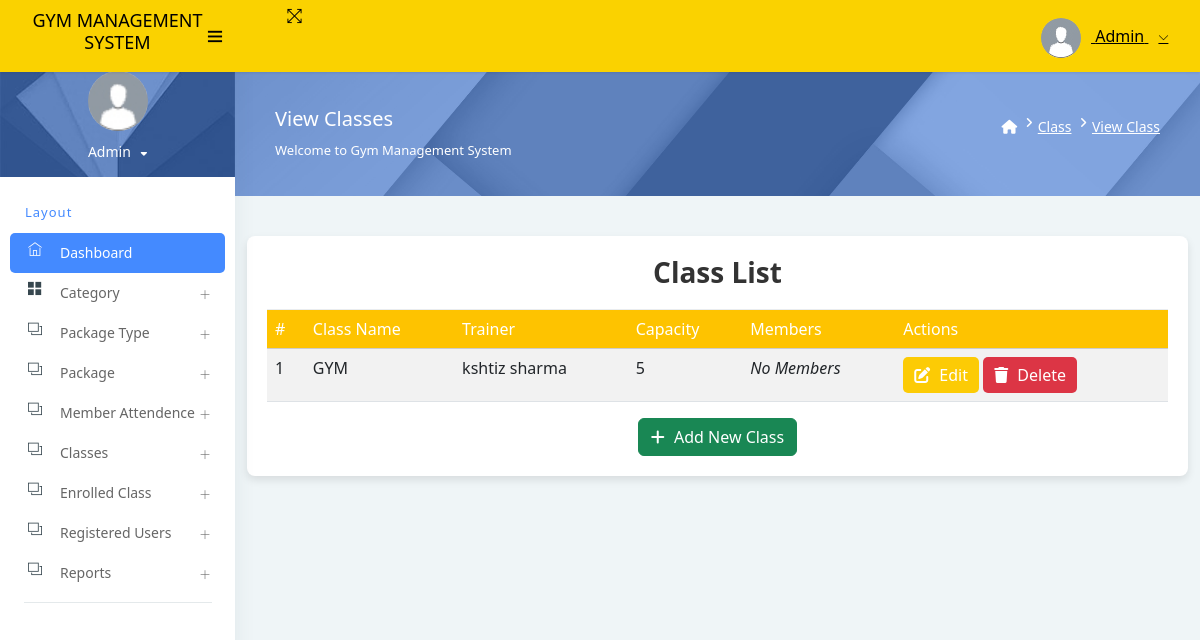
The page /classlist/ on the database as committed earlier.
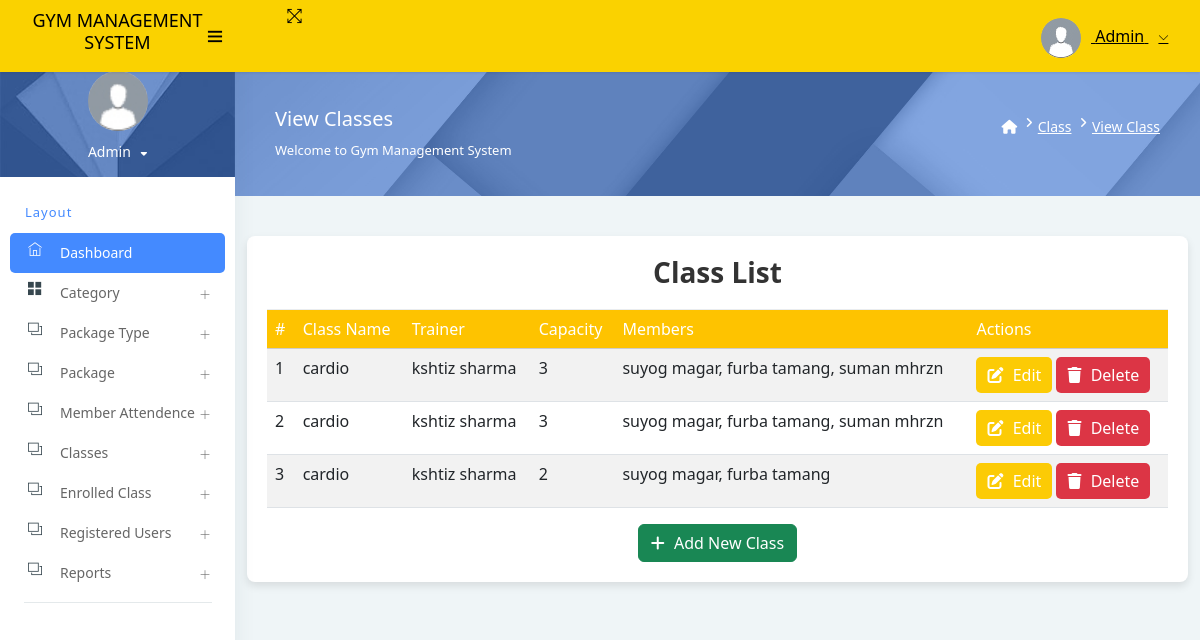
The same page on the database as committed later.
### app/models.py (models this page shows, shortened)
class Class(models.Model):
    name = models.CharField(max_length=100)
    trainer = models.ForeignKey(Trainer, on_delete=models.SET_NULL, null=True, blank=True)
    schedule = models.CharField(max_length=255, default="To be determined")  # e.g., "Monday, Wednesday 6:00 PM"
    capacity = models.PositiveIntegerField()
    members = models.ManyToManyField(Signup, blank=True)
    creationdate = models.DateTimeField(auto_now_add=True)

class Trainer(models.Model):
    user = models.OneToOneField(User, on_delete=models.CASCADE, null=True, blank=True)
    first_name = models.CharField(max_length=100, null=True)
    last_name = models.CharField(max_length=100, null=True)
    email = models.EmailField(null=True, blank=True)
    phone = models.CharField(max_length=15)
    address = models.TextField()
    experience = models.PositiveIntegerField(null=True, blank=True)
    is_verified = models.BooleanField(default=False)
    created_at = models.DateTimeField(auto_now_add=True)

class Signup(models.Model):
    user = models.OneToOneField(User, on_delete=models.CASCADE, null=True)  # One-to-One link with User
    mobile = models.CharField(max_length=15, null=True)
    state = models.CharField(max_length=150, null=True)
    city = models.CharField(max_length=150, null=True)
    address = models.CharField(max_length=200, null=True)
    creationdate = models.DateTimeField(auto_now_add=True)

### app/views.py (the view)
# urls.py: path('classlist/', class_list, name='classlist'),
def class_list(request):
    classes = Class.objects.all()
    return render(request, 'admin/classlist.html', {'classes': classes})

### templates/admin/classlist.html (shortened to what this page needs)
{% extends 'admin_base.html' %}
{% load static %}
{% block main %}
<div class="page-header">
    <div class="page-block">
        <div class="row align-items-center">
            <div class="col-md-8">
                <div class="page-header-title">
                    <h5 class="m-b-10">View Classes</h5>
                    <p class="m-b-0">Welcome to Gym Management System</p>
                </div>
            </div>
            <div class="col-md-4">
                <ul class="breadcrumb-title">
                    <li class="breadcrumb-item">
                        <a href="{% url 'admin_home' %}"> <i class="fa fa-home"></i> </a>
                    </li>
                    <li class="breadcrumb-item"><a href="#">Class</a></li>
                    <li class="breadcrumb-item"><a href="#">View Class</a></li>
                </ul>
            </div>
        </div>
    </div>
</div>
<link rel="stylesheet" href="https://cdn.jsdelivr.net/npm/bootstrap@5.3.0/dist/css/bootstrap.min.css">
<link rel="stylesheet" href="https://cdnjs.cloudflare.com/ajax/libs/font-awesome/6.4.0/css/all.min.css">
<div class="container">
    <div class="table-container">
        <h3>Class List</h3>
        <table class="table table-striped">
            <thead>
                <tr>
                    <th>#</th>
                    <th>Class Name</th>
                    <th>Trainer</th>
                    <th>Capacity</th>
                    <th>Members</th>
                    <th>Actions</th>
                </tr>
            </thead>
            <tbody>
                {% for class in classes %}
                <tr>
                    <td>{{ forloop.counter }}</td>
                    <td>{{ class.name }}</td>
                    <td>{{ class.trainer.first_name }} {{ class.trainer.last_name }}</td>
                    <td>{{ class.capacity }}</td>
                    <td>
                        {% if class.members.all %}
                            {% for member in class.members.all %}
                                {{ member.user.first_name }} {{ member.user.last_name }}{% if not forloop.last %}, {% endif %}
                            {% endfor %}
                        {% else %}
                            <em>No Members</em>
                        {% endif %}
                    </td>
                    <td>
                        <a href="{% url 'edit_class' class.id %}" class="btn btn-edit">
                            <i class="fa fa-edit"></i> Edit
                        </a>
                        <a href="{% url 'delete_class' class.id %}" class="btn btn-delete" onclick="return confirm('Are you sure you want to delete this class?');">
                            <i class="fa fa-trash"></i> Delete
                        </a>
                    </td>
                </tr>
                {% empty %}
                <tr>
                    <td colspan="6" class="text-center">No classes available.</td>
                </tr>
                {% endfor %}
            </tbody>
        </table>
        <div class="text-center mt-3">
            <a href="{% url 'add_class' %}" class="btn btn-success">
                <i class="fa fa-plus"></i> Add New Class
            </a>
        </div>
    </div>
</div>
{% endblock %}

Rows that differ between the two databases and show on the page:
removed Class: name "GYM", trainer.first_name "kshtiz", trainer.last_name "sharma", capacity "5", shows "No Members"
added Class: name "cardio", trainer.first_name "kshtiz", trainer.last_name "sharma", capacity "3"
now on this page (row unchanged): Signup: user.first_name "suyog", user.last_name "magar"
now on this page (row unchanged): Signup: user.first_name "furba", user.last_name "tamang"
now on this page (row unchanged): Signup: user.first_name "suman", user.last_name "mhrzn"
added Class: name "cardio", trainer.first_name "kshtiz", trainer.last_name "sharma", capacity "3"
added Class: name "cardio", trainer.first_name "kshtiz", trainer.last_name "sharma", capacity "2"
